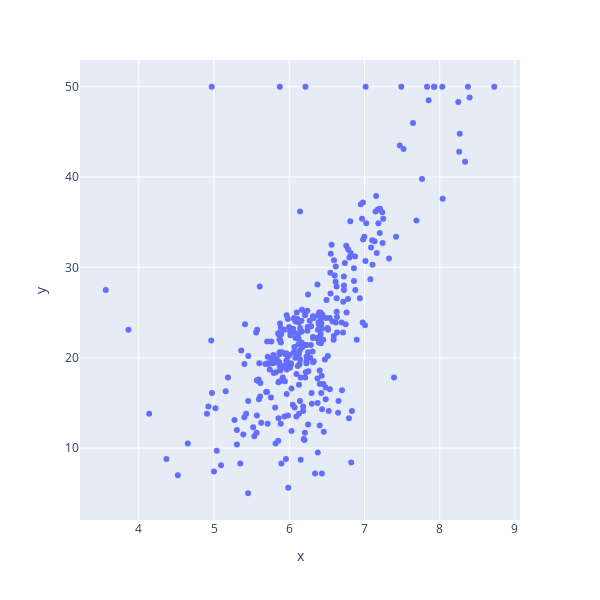

Notebook code cell kept with this figure:
### Code cell
# Построить scatter график по параметрам rm, medv
px.scatter(x=df['rm'], y=df['medv'], width=600, height=600)

### Figure 1 — Plotly figure (JSON) as saved in the notebook; plotly's stock layout.template omitted (floating-point values rounded to 4 significant figures; data arrays with more than 128 entries replaced by an {"elided": "..."} marker saying what was removed)
{"data": [{"hovertemplate": "x=%{x}<br>y=%{y}<extra></extra>", "legendgroup": "", "marker": {"color": "#636efa", "symbol": "circle"}, "mode": "markers", "name": "", "orientation": "v", "showlegend": false, "type": "scatter", "x": {"elided": "333 float values"}, "xaxis": "x", "y": {"elided": "333 float values"}, "yaxis": "y"}], "layout": {"height": 600, "legend": {"tracegroupgap": 0}, "margin": {"t": 60}, "width": 600, "xaxis": {"anchor": "y", "domain": [0, 1], "title": {"text": "x"}}, "yaxis": {"anchor": "x", "domain": [0, 1], "title": {"text": "y"}}}}
